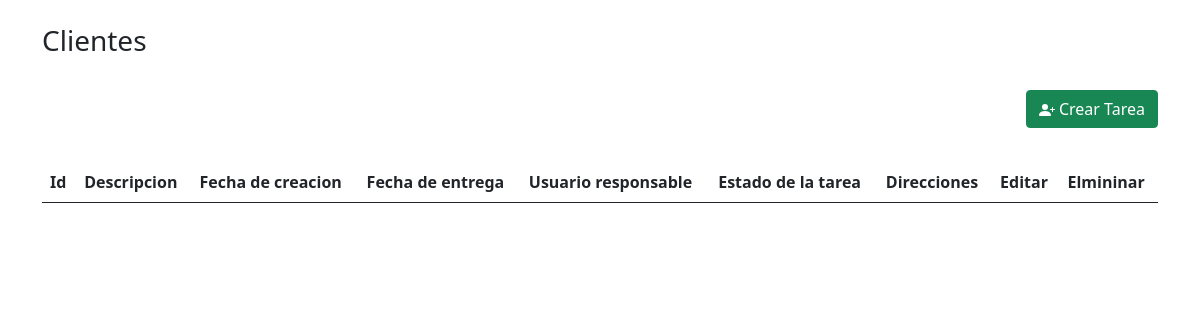
Before: /gestion_tareas/dashboard with the older database file.
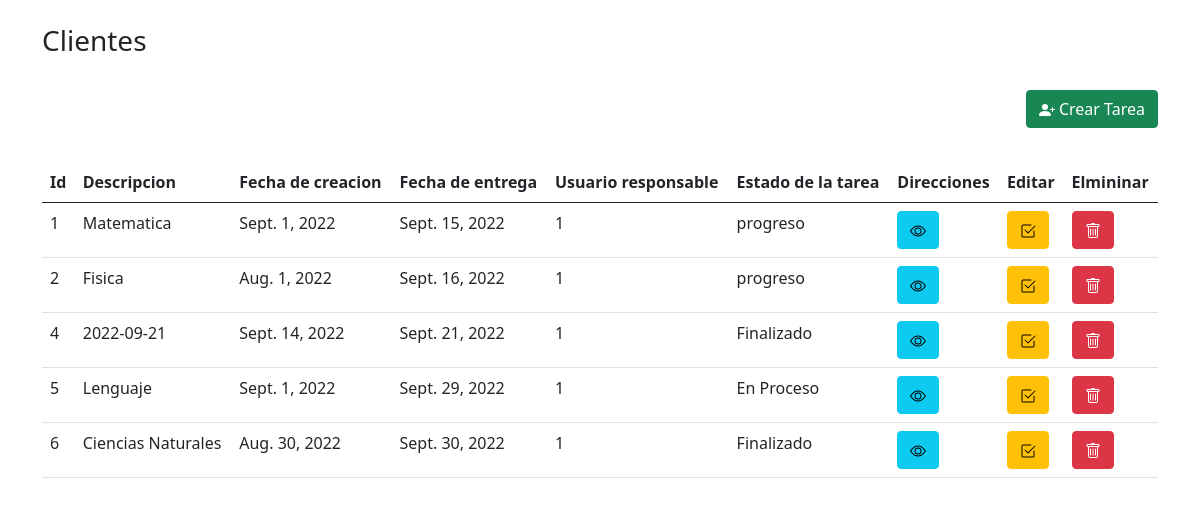
After: the same page with the newer database file.
### gestion_tareas/models.py (models this page shows)
class tareas (models.Model):
    descripcion = models.CharField(max_length=128,default='0')
    fecha_creacion = models.DateField(default=datetime.date.today)
    fecha_entrega = models.DateField(default=datetime.date.today)
    usuario_responsable = models.CharField(max_length=128,default='0')
    estado_tarea = models.CharField(max_length=128,default='Programada')

### gestion_tareas/views.py (the view)
# urls.py: path('dashboard',views.dashboard, name='dashboard'),
def dashboard(request):
    tareas_totales = tareas.objects.all()
    tareas_usuario = []
    tareas_usuarios = tareas.objects.filter(usuario_responsable='1')
    for ttareas in tareas_usuarios:
        tareas_usuario.append(ttareas)
    return render(request,'gestion_tareas/dashboard.html',{
        'objtarea':tareas_usuario,
    })

### gestion_tareas/templates/gestion_tareas/dashboard.html (shortened to what this page needs)
<!DOCTYPE html>
<html>
    <head>
        <link href="https://cdn.jsdelivr.net/npm/bootstrap@5.0.2/dist/css/bootstrap.min.css" rel="stylesheet">
    </head>
    <body>
        <div class="container">
            <br>
            <h3>Clientes</h3>
            <br>
            <div class="float-end">
                <a class="btn btn-success" href="{% url 'gestion_tareas:nuevoTarea' %}"> Crear Tarea </a>
            </div>
            <br>
            <br>
            <br>
            <table class="table">
                <thead>
                    <th>Id</th>
                    <th>Descripcion</th>
                    <th>Fecha de creacion</th>
                    <th>Fecha de entrega</th>
                    <th>Usuario responsable</th>
                    <th>Estado de la tarea</th>
                    <th>Direcciones</th>
                    <th>Editar</th>
                    <th>Elmininar</th>
                </thead>
                <tbody>
                    {% for ttarea in objtarea %}
                    <tr>
                        <td>{{ ttarea.id }}</td>
                        <td>{{ ttarea.descripcion }}</td>
                        <td>{{ ttarea.fecha_creacion }}</td>
                        <td>{{ ttarea.fecha_entrega }}</td>
                        <td>{{ ttarea.usuario_responsable }}</td>
                        <td>{{ ttarea.estado_tarea }}</td>
                        <td><a class="btn btn-info"></a></td>
                        <td><a class="btn btn-warning"></a></td>
                        <td><a class="btn btn-danger"></a></td>
                    </tr>
                    {% endfor %}
                </tbody>
            </table>
        </div>
    </body>
</html>

Changed rows visible on the page:
now on this page (row edited): tareas: id "1", descripcion "Matematica", fecha_creacion "Sept. 1, 2022", fecha_entrega "Sept. 15, 2022", usuario_responsable "1", estado_tarea "progreso"
now on this page (row edited): tareas: id "2", descripcion "Fisica", fecha_creacion "Aug. 1, 2022", fecha_entrega "Sept. 16, 2022", usuario_responsable "1", estado_tarea "progreso"
added tareas: id "4", descripcion "2022-09-21", fecha_creacion "Sept. 14, 2022", fecha_entrega "Sept. 21, 2022", usuario_responsable "1", estado_tarea "Finalizado"
added tareas: id "5", descripcion "Lenguaje", fecha_creacion "Sept. 1, 2022", fecha_entrega "Sept. 29, 2022", usuario_responsable "1", estado_tarea "En Proceso"
added tareas: id "6", descripcion "Ciencias Naturales", fecha_creacion "Aug. 30, 2022", fecha_entrega "Sept. 30, 2022", usuario_responsable "1", estado_tarea "Finalizado"
